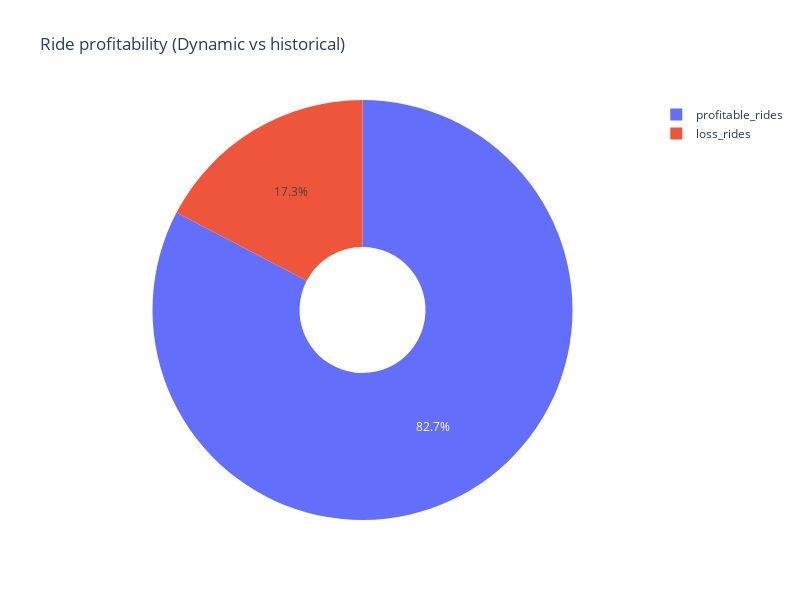

The cell this chart's notebook holds for it:
### Code cell
labels = ["profitable_rides", "loss_rides"]
values = [profitable_count, loss_count]

fig = go.Figure(data=[go.Pie(labels=labels, values=values, hole=0.3)])
fig.update_layout(
    title="Ride profitability (Dynamic vs historical)",
    autosize=False,
    width=800,  
    height=600  
)
fig.write_image("Ride profitability (Dynamic vs historical).png")
fig.show()

### Figure 1 — Plotly figure (JSON) as saved in the notebook; plotly's stock layout.template omitted (floating-point values rounded to 4 significant figures)
{"data": [{"hole": 0.3, "labels": ["profitable_rides", "loss_rides"], "type": "pie", "values": [826, 173]}], "layout": {"autosize": false, "height": 600, "title": {"text": "Ride profitability (Dynamic vs historical)"}, "width": 800}}
